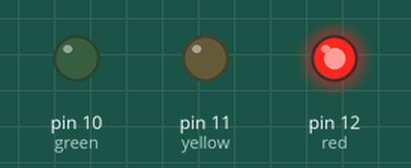
This sketch was run on a simulated Arduino Uno, built with avr-gcc and run on an emulated ATmega328P. Shown: output pins drawn as LEDs (lit = HIGH).

Above: at 7.5 s.
At 20.0 s:
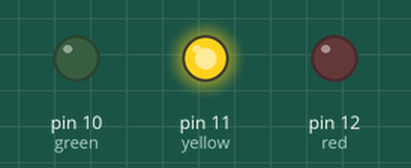
At 32.5 s:
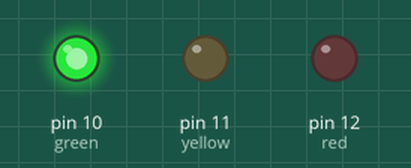
At 49.7 s:
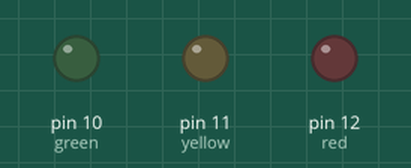
Timing chart, 0 to 65.0 s (numbered marks = the images above):
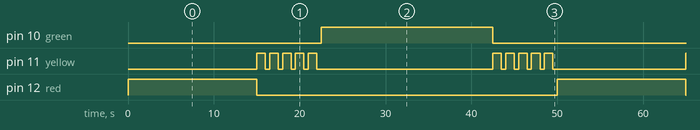

The sketch:

Traffic_Light.ino
```cpp
int red = 12;
int yellow = 11;
int green = 10;

void setup(){

  pinMode(red, OUTPUT);
  pinMode(yellow, OUTPUT);
  pinMode(green,  OUTPUT);

}
void loop(){
digitalWrite(red, HIGH);
 delay(15000);
digitalWrite(red,  LOW);

  digitalWrite(yellow, HIGH);
delay(1000);
  digitalWrite(yellow,  LOW);
delay(500);

  digitalWrite(yellow, HIGH);
delay(1000);
  digitalWrite(yellow,  LOW);
delay(500);

  digitalWrite(yellow, HIGH);
delay(1000);
  digitalWrite(yellow,  LOW);
delay(500);

  digitalWrite(yellow, HIGH);
delay(1000);
  digitalWrite(yellow, LOW);
delay(500);

  digitalWrite(yellow, HIGH);
delay(1000);
  digitalWrite(yellow, LOW);
delay(500);

digitalWrite(green, HIGH);
delay(20000);
digitalWrite(green,  LOW);
//
digitalWrite(yellow, HIGH);
delay(1000);
  digitalWrite(yellow,  LOW);
delay(500);

  digitalWrite(yellow, HIGH);
delay(1000);
  digitalWrite(yellow,  LOW);
delay(500);

  digitalWrite(yellow, HIGH);
delay(1000);
  digitalWrite(yellow, LOW);
delay(500);

  digitalWrite(yellow, HIGH);
delay(1000);
  digitalWrite(yellow, LOW);
delay(500);

  digitalWrite(yellow, HIGH);
delay(1000);
  digitalWrite(yellow, LOW);
delay(500);


}
```

Measured:
- by itself, pin 10 (green): alternates HIGH for 20.0 s and LOW for 30.0 s
- by itself, pin 12 (red): alternates HIGH for 15.0 s and LOW for 35.0 s
- by itself, pin 11 (yellow): repeats every 50.0 s: 4 × (LOW 0.50 s, HIGH 1.0 s), LOW 20.5 s, 4 × (HIGH 1.0 s, LOW 0.50 s), HIGH 1.0 s, LOW 15.5 s, HIGH 1.0 s
